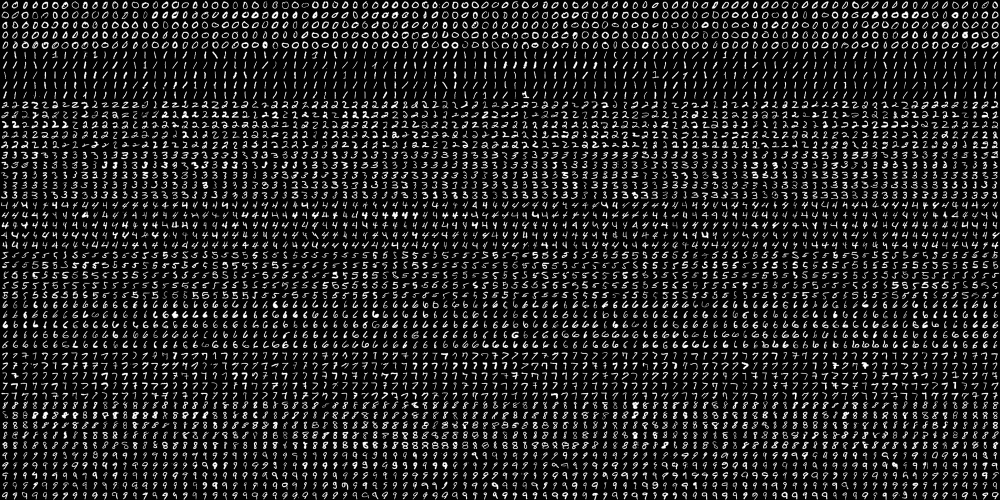
#> input picture cv/lab11/digits.png, 2000 x 1000 px, found by its file name (shown at 1/2 size)
$ python lab11cv.py
#> lines starting #> are read from the running program, lines starting #| are printed output that depends on the picture
import os
import cv2
import numpy as np
import matplotlib.pyplot as plt

try:
    from urllib.request import urlretrieve
except Exception:
    from urllib import urlretrieve

path = '/Users/vishrutgrover/coding/sem6/cv/lab11/'
os.makedirs(path, exist_ok=True)
url = 'https://raw.githubusercontent.com/opencv/opencv/master/samples/data/digits.png'
img_path = os.path.join(path, 'digits.png')
if not os.path.exists(img_path):
    urlretrieve(url, img_path)

img = cv2.imread(img_path, 0)
#> img is the input picture: shape (1000, 2000); min 0, max 255, mean 33.8
cells = [np.hsplit(r, 100) for r in np.vsplit(img, 50)]
#> cells = 50 items
x = np.array(cells).reshape(-1, 20, 20)
y = np.repeat(np.arange(10), 500).astype(np.int32)

idx = np.arange(x.shape[0])
#> idx = 5000 values from 0 to 4999
np.random.seed(0)
np.random.shuffle(idx)
x = x[idx]
y = y[idx]

n = int(0.8 * x.shape[0])
#> n = 4000
xtr, xte = x[:n], x[n:]
ytr, yte = y[:n], y[n:]

xtr = xtr.reshape(-1, 400).astype(np.float32)
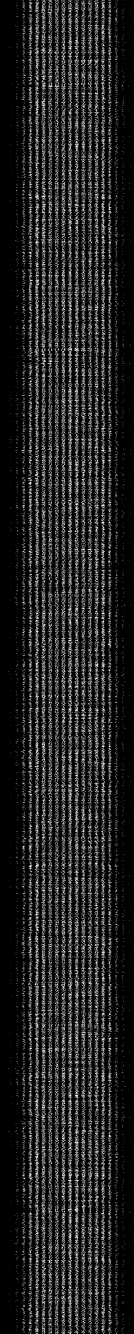
#> xtr: shape (4000, 400) float32 (shown at 1/3 size); min 0, max 255, mean 33.9
xte = xte.reshape(-1, 400).astype(np.float32)
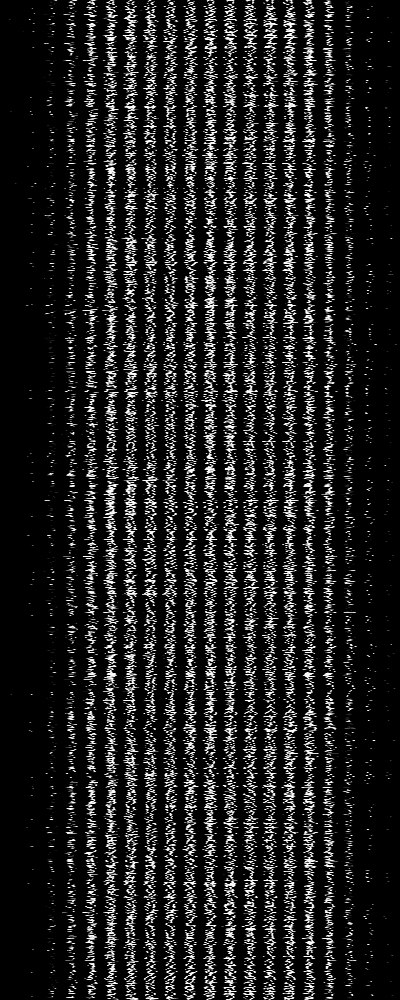
#> xte: shape (1000, 400) float32; min 0, max 255, mean 33.5

knn = cv2.ml.KNearest_create()
knn.train(xtr, cv2.ml.ROW_SAMPLE, ytr)
_, res, _, _ = knn.findNearest(xte, k=5)
#> res = 1000 values, max 9 at index 32, min 0 at index 1, mean 4.48
pred = res.reshape(-1).astype(np.int32)
#> pred has the same summary as res
acc = float(np.mean(pred == yte))
#> acc = 0.931

show = 12
im = xte[:show].reshape(show, 20, 20)
tt = yte[:show]
#> tt = [6, 0, 3, 3, 1, 5, 4, 8, 6, 7, 1, 4]
pp = pred[:show]
#> pp = [6, 0, 3, 5, 1, 5, 4, 8, 6, 7, 1, 4]
grid = np.hstack(im)
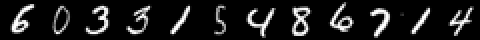
#> grid: shape (20, 240) float32 (shown 2 times larger); min 0, max 255, mean 28.9

print('kNN accuracy: {:.4f}'.format(acc))
#| kNN accuracy: 0.9310
print('true:', tt.tolist())
#| true: [6, 0, 3, 3, 1, 5, 4, 8, 6, 7, 1, 4]
print('pred:', pp.tolist())
#| pred: [6, 0, 3, 5, 1, 5, 4, 8, 6, 7, 1, 4]

fig, ax = plt.subplots(1, 2, figsize=(10, 3))
ax[0].imshow(grid, cmap='gray')
ax[0].set_title('Test samples')
ax[0].axis('off')
ax[1].bar(['kNN'], [acc])
ax[1].set_ylim(0, 1)
ax[1].set_title('Accuracy')
plt.tight_layout()
plt.show()
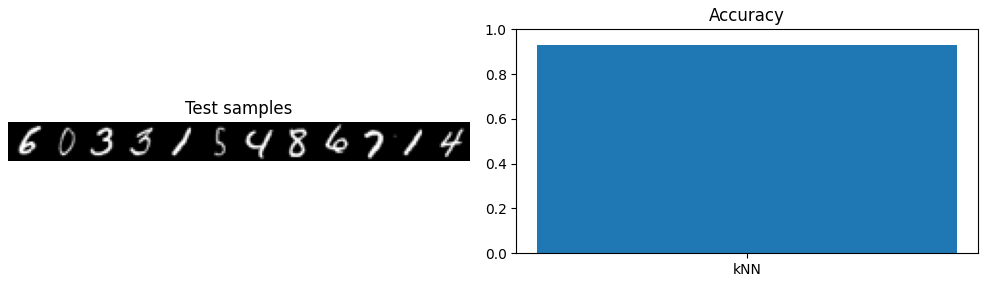
#> figure drawn by matplotlib, 2 panels
